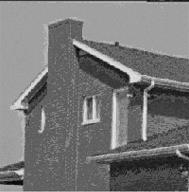
%> input picture Matlab/图像处理/house.png, 189 x 192 px
$ octave Eg5_23.m   (GNU Octave 9; MATLAB toolbox functions it lacks are replaced by stand-ins)
%> lines starting %> are read from the running program, lines starting %| are printed output that depends on the picture; in (x1, y1, x2, y2) boxes, pixels count from 0 and x2, y2 are one past the last pixel; in counts of white or black regions, pixels touching at a corner belong together; the program's own positions count from 1
Image=imread('house.png');
%> Image is the input picture: size 192x189x3 uint8; min 0, max 240, mean 118.7
Image=rgb2gray(Image);
%> Image: size 192x189 uint8
subplot(131),imshow(Image),title('原图像');
[h,w]=size(Image);
%> h = 192; w = 189
edgeImage=zeros(h,w);
for x=1:w-1
    for y=1:h-1
        edgeImage(y,x)=abs(Image(y,x+1)-Image(y,x))+abs(Image(y+1,x)-Image(y,x));
    end
end
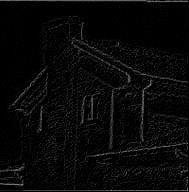
%> edgeImage: size 192x189 double; min 0, max 157, mean 8.8
sharpImage=Image+uint8(edgeImage);
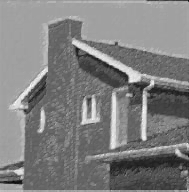
%> sharpImage: size 192x189 uint8; min 7, max 255, mean 127.5
subplot(132),imshow(edgeImage),title('梯度图像');
%> after `imshow(edgeImage)`:
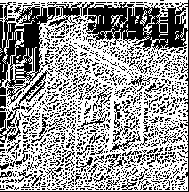
%> displayed picture: size 192x189, on the screen's scale of 0 to 255; 59.8% white; 1211 black regions (1133 under 20 px), largest, box (x1, y1, x2, y2) and area: (0, 0, 189, 192) 3386, (0, 2, 60, 105) 2447, (0, 70, 52, 143) 463
subplot(133),imshow(sharpImage),title('锐化图像');
% imwrite(edgeImage,'梯度图像.jpg');
% imwrite(sharpImage,'锐化图像.jpg');

$ run again, with Matlab/图像处理/1.jpg saved as Matlab/图像处理/house.png
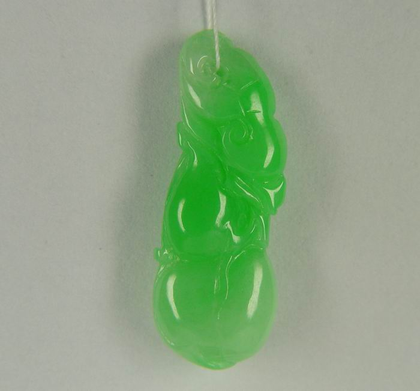
%> input picture Matlab/图像处理/1.jpg, 420 x 391 px, shrunk from 700 x 651 before the run
%> Image is the input picture: size 391x420x3 uint8; mean R, G, B 142.5, 165.9, 133.8
%> Image: size 391x420 uint8
%> after the loop `for x=1:w-1`:
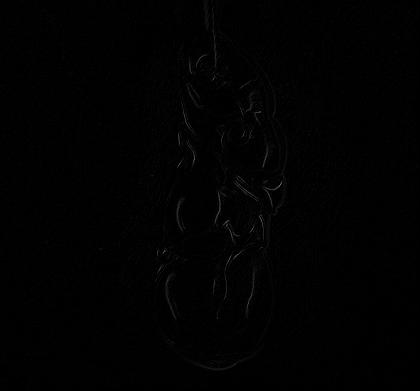
%> edgeImage: size 391x420 double; min 0, max 120, mean 1.5
%> `imshow(edgeImage)`:
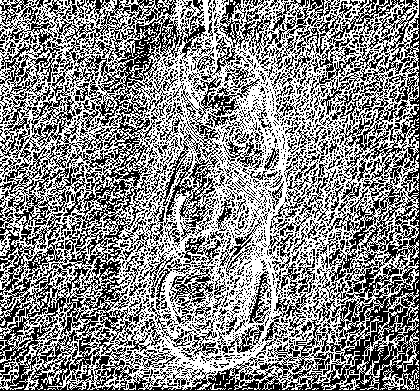
%> displayed picture: size 391x420, on the screen's scale of 0 to 255; 52.8% white; black in thin lines or dots
